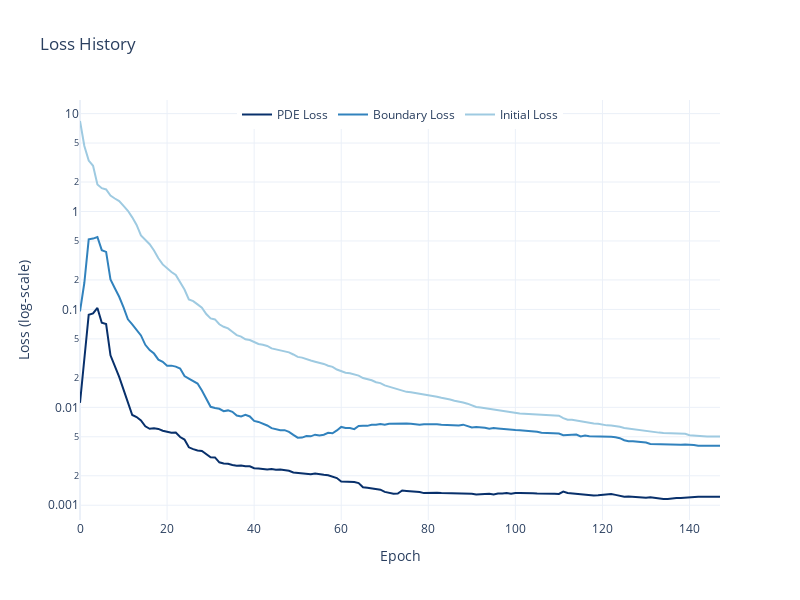

The cell this chart's notebook holds for it:
### Code cell
with_relu = trainer.closure.get_state()
plot_loss(with_relu, smooth=False)

relu_l2 = compare_with_mc(model, params, n_prices=200,
                          n_simulations=10_000, dtype=dtype, device=device, seed=42)['l2_rel_error']
print("L2 Error: ", relu_l2*100)

### Figure 1 — Plotly figure (JSON) as saved in the notebook; plotly's stock layout.template omitted (floating-point values rounded to 4 significant figures; data arrays with more than 128 entries replaced by an {"elided": "..."} marker saying what was removed)
{"data": [{"line": {"color": "#08306B"}, "mode": "lines", "name": "PDE Loss", "type": "scatter", "x": {"elided": "148 int values"}, "y": {"elided": "148 float values"}}, {"line": {"color": "#3182BD"}, "mode": "lines", "name": "Boundary Loss", "type": "scatter", "x": {"elided": "148 int values"}, "y": {"elided": "148 float values"}}, {"line": {"color": "#9ECAE1"}, "mode": "lines", "name": "Initial Loss", "type": "scatter", "x": {"elided": "148 int values"}, "y": {"elided": "148 float values"}}], "layout": {"height": 600, "legend": {"orientation": "h", "x": 0.5, "xanchor": "center", "y": 1, "yanchor": "top"}, "title": {"text": "Loss History"}, "width": 800, "xaxis": {"title": {"text": "Epoch"}}, "yaxis": {"title": {"text": "Loss (log‑scale)"}, "type": "log"}}}
